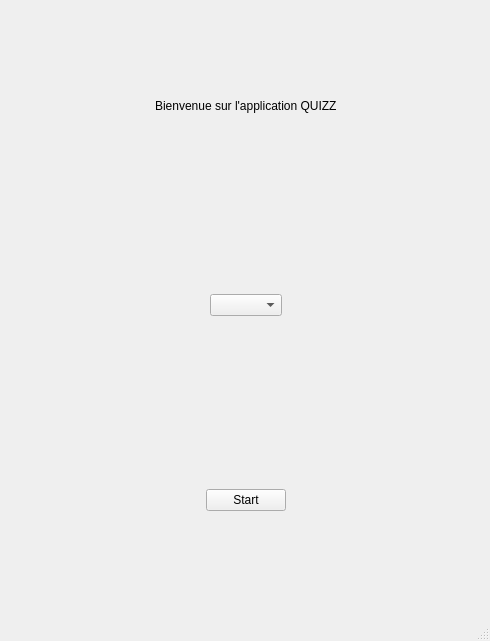
<?xml version="1.0" encoding="UTF-8"?>
<ui version="4.0">
 <class>MainWindow</class>
 <widget class="QMainWindow" name="MainWindow">
  <property name="geometry">
   <rect>
    <x>0</x>
    <y>0</y>
    <width>490</width>
    <height>641</height>
   </rect>
  </property>
  <property name="windowTitle">
   <string>MainWindow</string>
  </property>
  <widget class="QWidget" name="centralwidget">
   <widget class="QWidget" name="horizontalLayoutWidget">
    <property name="geometry">
     <rect>
      <x>10</x>
      <y>10</y>
      <width>471</width>
      <height>191</height>
     </rect>
    </property>
    <layout class="QHBoxLayout" name="horizontalLayout">
     <item>
      <spacer name="horizontalSpacer">
       <property name="orientation">
        <enum>Qt::Horizontal</enum>
       </property>
       <property name="sizeHint" stdset="0">
        <size>
         <width>40</width>
         <height>20</height>
        </size>
       </property>
      </spacer>
     </item>
     <item>
      <widget class="QLabel" name="label">
       <property name="text">
        <string>Bienvenue sur l'application QUIZZ</string>
       </property>
      </widget>
     </item>
     <item>
      <spacer name="horizontalSpacer_2">
       <property name="orientation">
        <enum>Qt::Horizontal</enum>
       </property>
       <property name="sizeHint" stdset="0">
        <size>
         <width>40</width>
         <height>20</height>
        </size>
       </property>
      </spacer>
     </item>
    </layout>
   </widget>
   <widget class="QWidget" name="horizontalLayoutWidget_2">
    <property name="geometry">
     <rect>
      <x>10</x>
      <y>210</y>
      <width>471</width>
      <height>191</height>
     </rect>
    </property>
    <layout class="QHBoxLayout" name="horizontalLayout_2">
     <item>
      <spacer name="horizontalSpacer_5">
       <property name="orientation">
        <enum>Qt::Horizontal</enum>
       </property>
       <property name="sizeHint" stdset="0">
        <size>
         <width>40</width>
         <height>20</height>
        </size>
       </property>
      </spacer>
     </item>
     <item>
      <widget class="QComboBox" name="comboBox"/>
     </item>
     <item>
      <spacer name="horizontalSpacer_6">
       <property name="orientation">
        <enum>Qt::Horizontal</enum>
       </property>
       <property name="sizeHint" stdset="0">
        <size>
         <width>40</width>
         <height>20</height>
        </size>
       </property>
      </spacer>
     </item>
    </layout>
   </widget>
   <widget class="QWidget" name="horizontalLayoutWidget_3">
    <property name="geometry">
     <rect>
      <x>10</x>
      <y>410</y>
      <width>471</width>
      <height>181</height>
     </rect>
    </property>
    <layout class="QHBoxLayout" name="horizontalLayout_3">
     <item>
      <spacer name="horizontalSpacer_3">
       <property name="orientation">
        <enum>Qt::Horizontal</enum>
       </property>
       <property name="sizeHint" stdset="0">
        <size>
         <width>40</width>
         <height>20</height>
        </size>
       </property>
      </spacer>
     </item>
     <item>
      <widget class="QPushButton" name="Start">
       <property name="text">
        <string>Start</string>
       </property>
      </widget>
     </item>
     <item>
      <spacer name="horizontalSpacer_4">
       <property name="orientation">
        <enum>Qt::Horizontal</enum>
       </property>
       <property name="sizeHint" stdset="0">
        <size>
         <width>40</width>
         <height>20</height>
        </size>
       </property>
      </spacer>
     </item>
    </layout>
   </widget>
  </widget>
  <widget class="QMenuBar" name="menubar">
   <property name="geometry">
    <rect>
     <x>0</x>
     <y>0</y>
     <width>490</width>
     <height>21</height>
    </rect>
   </property>
  </widget>
  <widget class="QStatusBar" name="statusbar"/>
 </widget>
 <resources/>
 <connections/>
</ui>
